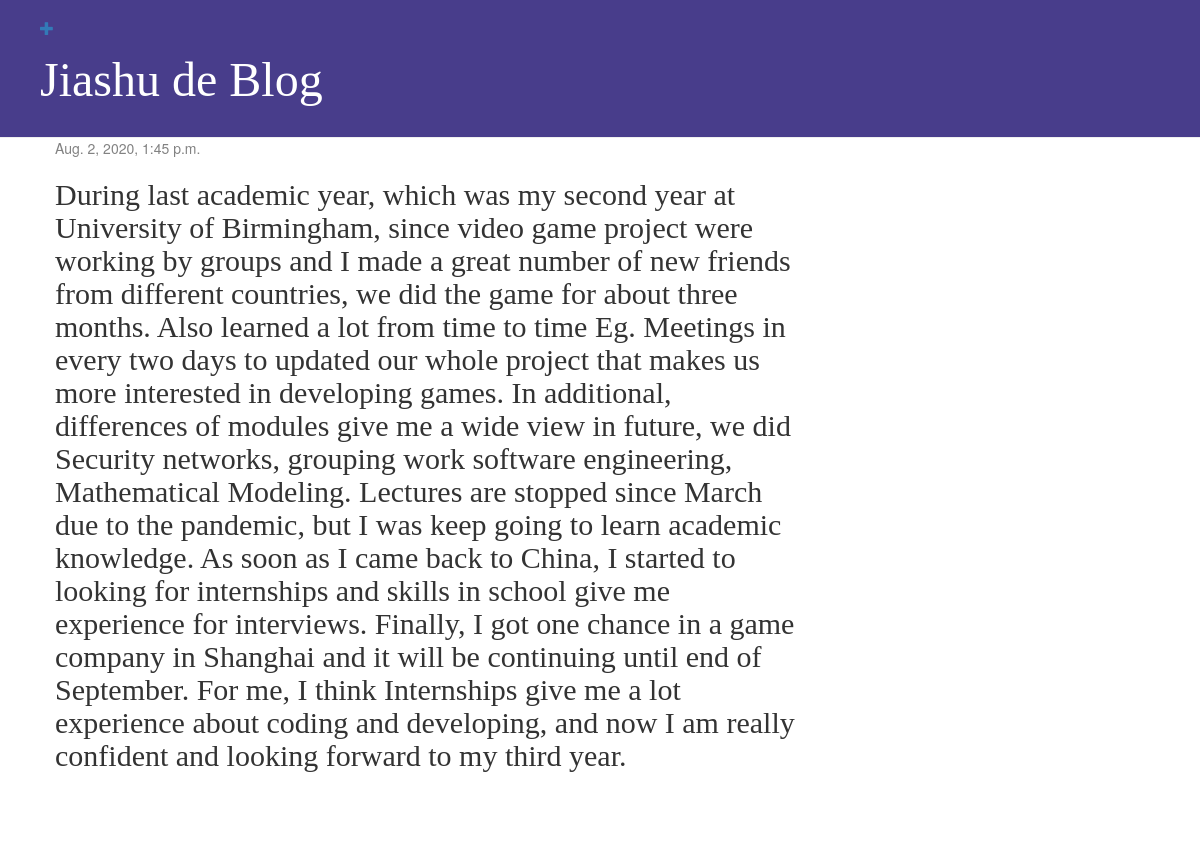
Page /post/2/ (signed in) on the committed database.
### blog/models.py (models this page shows, shortened)
class Post(models.Model):
    author = models.ForeignKey(settings.AUTH_USER_MODEL, on_delete=models.CASCADE)
    title = models.CharField(max_length=200)
    text = models.TextField()
    created_date = models.DateTimeField(default=timezone.now)
    published_date = models.DateTimeField(blank=True, null=True)

### blog/views.py (the view)
# urls.py: path('post/<int:pk>/', views.post_detail, name='post_detail'),
def post_detail(request, pk):
    post = get_object_or_404(Post, pk=pk)
    return render(request, 'blog/post_detail.html', {'post':post})

### blog/templates/blog/post_detail.html (shortened to what this page needs)
{% extends 'blog/base.html' %}
{% block content %}
        <div class="post">
            {% if post.published_date %}
                <div class="date">
                    {{ post.published_date }}
                </div>
            {% endif %}
            <h2><{{ post.title }}</h2>
            <p>{{ post.text|linebreaksbr }}</p>
        </div>
{% endblock %}

### blog/static/css/blog.css (style rules this page uses)
h1, h2, h3, h4 { font-family: Ayuthaya, cursive; }
.date { color: #828282; }
.post { margin-bottom: 70px; }

### rows in the picture
Post: published_date "Aug. 2, 2020, 1:45 p.m.", text "During last academic year, which was my second year at University of Birmingham, since video game project were working by groups and I made a great number of new friends from different countries, we did the game for about three months. Also learned a lot from time to time Eg. Meetings in every two days to updated our whole project that makes us more interested in developing games. In additional, differences of modules give me a wide view in future, we did Security networks, grouping work software engineering, Mathematical Modeling. Lectures are stopped since March due to the pandemic, but I was keep going to learn academic knowledge. As soon as I came back to China, I started to looking for…"
